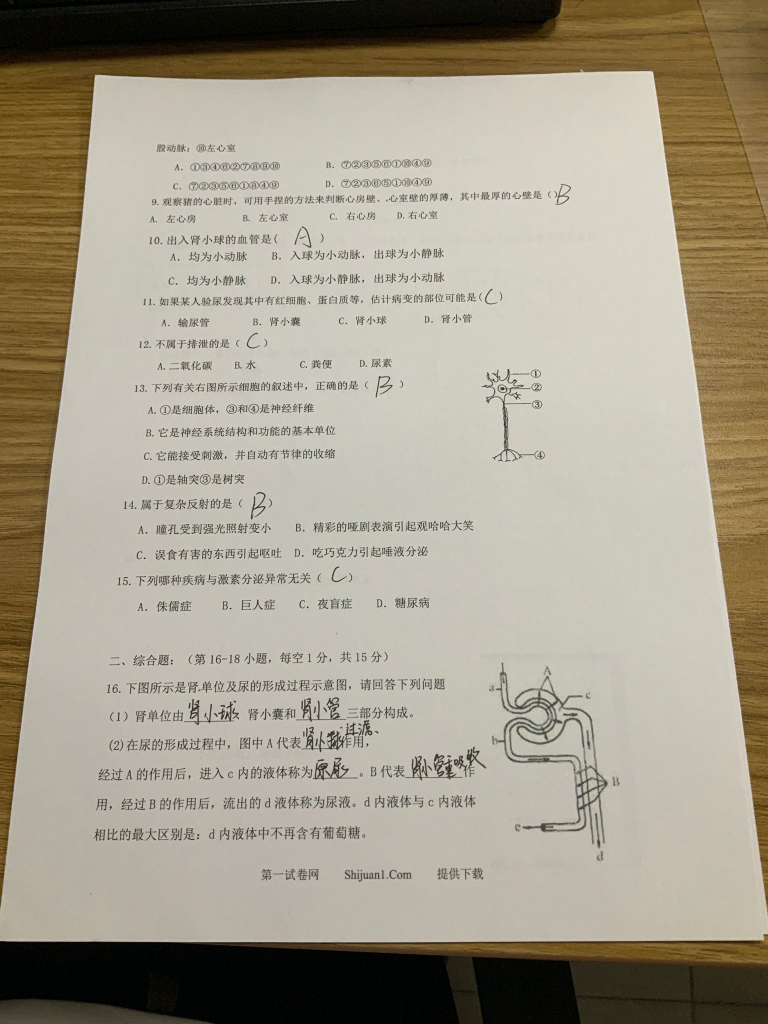
#> input picture test_image/1.png, 1536 x 2048 px (shown at 1/2 size)
$ python adjust_image_v2.py
#> lines starting #> are read from the running program, lines starting #| are printed output that depends on the picture; after the words box and inside, x2 and y2 are one past the last pixel; in counts of white or black regions, pixels touching at a corner belong together
# python3.7
# -*- coding: utf-8 -*-
# @Author : listen
# @Time   :
import os.path
import time
import numpy as np
from scipy import signal
import cv2
import numpy as np
from skimage.filters import threshold_local

def show_img(img):
    cv2.imshow(str(time.time()), img)
    cv2.waitKey(0)

def imread(path):
    # 用matplotlib的路径
    cv_img = cv2.imdecode(np.fromfile(path, dtype=np.uint8), 1)
    return cv_img

def gray(img):
    Threshold_img = cv2.cvtColor(img, cv2.COLOR_BGR2GRAY)
    return Threshold_img

def resize(img, beta=1):
    new_img = cv2.resize(img, (int(img.shape[1] * beta), int(img.shape[0] * beta)), 0, 0)
    return new_img

def findContours(img):
    """
    1. GaussianBlur, Canny 处理后的灰度图
    2. u2net 处理后的灰度图
    :param img:
    :return: contours: 轮廓坐标 list
             hierarchy: 轮廓之间的关系
    """
    contours, hierarchy = cv2.findContours(img, cv2.RETR_EXTERNAL, cv2.CHAIN_APPROX_SIMPLE)  # FIND ALL CONTOURS
    return contours, hierarchy

def drawContours(img, contours):
    """
    画轮廓
    :param img:
    :param contours: 轮廓坐标 list
    :return:
    """
    cv2.drawContours(img, contours, -1, (255, 255, 255), 3)
    return img

def biggestContour(contours, image_area):
    """
    找出最大的轮廓
    :param contours:
    :param image_area: 图片总面积
    :return:
    """
    biggest = np.array([])
    max_area = 0
    for i in contours:
        area = cv2.contourArea(i)
        if area > image_area * 0.5:
            peri = cv2.arcLength(i, True)
            approx = cv2.approxPolyDP(i, 0.02 * peri, True)
            if area > max_area and len(approx) == 4:
                biggest = approx
                max_area = area
    return biggest, max_area

def reorder(myPoints):
    myPoints = myPoints.reshape((4, 2))
    myPointsNew = np.zeros((4, 1, 2), dtype=np.int32)
    add = myPoints.sum(1)

    myPointsNew[0] = myPoints[np.argmin(add)]
    myPointsNew[3] = myPoints[np.argmax(add)]
    diff = np.diff(myPoints, axis=1)
    myPointsNew[1] = myPoints[np.argmin(diff)]
    myPointsNew[2] = myPoints[np.argmax(diff)]
    return myPointsNew

def drawRectangle(img, biggest, thickness):
    cv2.line(img, (biggest[0][0][0], biggest[0][0][1]),
             (biggest[1][0][0], biggest[1][0][1]), (0, 255, 0), thickness)
    cv2.line(img, (biggest[0][0][0], biggest[0][0][1]),
             (biggest[2][0][0], biggest[2][0][1]), (0, 255, 0), thickness)
    cv2.line(img, (biggest[3][0][0], biggest[3][0][1]),
             (biggest[2][0][0], biggest[2][0][1]), (0, 255, 0), thickness)
    cv2.line(img, (biggest[3][0][0], biggest[3][0][1]),
             (biggest[1][0][0], biggest[1][0][1]), (0, 255, 0), thickness)
    return img

def perspective_transform(org_img, contours):
    """
    透视变换
    :param img:
    :param contours:
    :return:
    """
    heigth, width = org_img.shape[0:2]
    biggest, maxArea = biggestContour(contours, heigth* width)
    if biggest.size != 0:
        biggest = reorder(biggest)  # 四个点
        cv2.drawContours(org_img, biggest, -1, (0, 255, 0), 5)  # DRAW THE BIGGEST CONTOUR
        ###
        # show_img(org_img)
        ###
        imgBigContour = drawRectangle(org_img, biggest, 2)  # utlis.drawRectangle(imgBigContour, biggest, 2)
        ###
        # show_img(imgBigContour)
        ###
        pts1 = np.float32(biggest)  # 扭曲准备点
        pts2 = np.float32([[0, 0], [width, 0], [0, heigth], [width, heigth]])  # 扭曲准备点
        # 变换
        matrix = cv2.getPerspectiveTransform(pts1, pts2)

        imgWarpColored = cv2.warpPerspective(org_img, matrix, (width, heigth))

        # REMOVE 20 PIXELS FORM EACH SIDE 删除边边
        imgWarpColored = imgWarpColored[50:imgWarpColored.shape[0] - 50,
                         50:imgWarpColored.shape[1] - 50]

        return imgWarpColored

def my_threshold(img, win=5, beta=0.9):
    if win % 2 == 0:
        win = win - 1
    kern = np.ones([win, win])
    sums = signal.correlate2d(img, kern, 'same')
    cnts = signal.correlate2d(np.ones_like(img), kern, 'same')
    means = sums // cnts
    img = np.where(img < means * beta, img - 50, img+25)
    img = np.where(img < 255, img, 255)
    """
    限制白
    """
    im_at_mean = np.array(img, dtype=np.uint8)
    return im_at_mean

def morphologyEx_open(img):
    """
    开运算
    :param img:
    :return:
    """
    kernel = np.ones((3, 3), np.uint8)
    closing_img = cv2.morphologyEx(img, cv2.MORPH_OPEN, kernel, iterations=1)
    return closing_img

def main():
    org_img = imread("./test_image/1.png")
#> in imread, cv_img is the input picture: shape (2048, 1536, 3); mean B, G, R 139.3, 156.4, 163.4
    show_img(org_img)
    ##
    u2net_img = imread("./test_image/u2net/1.png")
#> call 2 of imread, with path = './test_image/u2net/1.png'
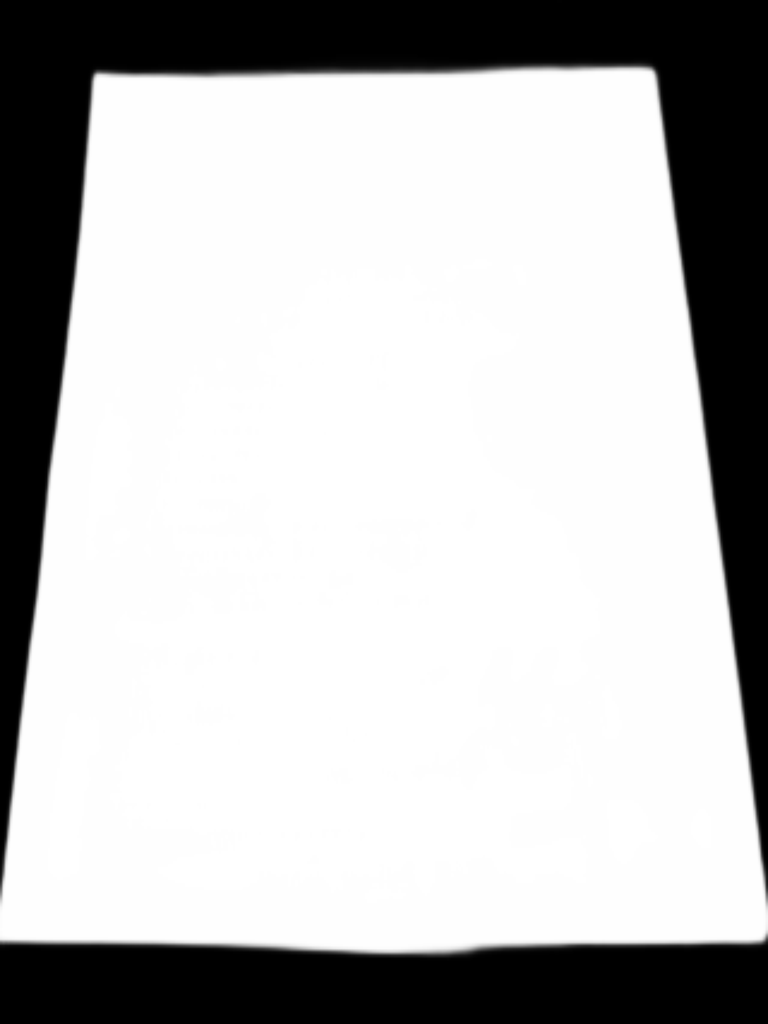
#> input picture test_image/u2net/1.png, 1536 x 2048 px (shown at 1/2 size)
#> in imread, cv_img is the input picture: shape (2048, 1536, 3); min 0, max 255, mean 189.2
    ##
    # 灰度图
    process_img = gray(org_img)
    # .......
    # 形态学处理、或u2net处理
    Threshold_img = gray(u2net_img)
    ret, Threshold_img = cv2.threshold(Threshold_img, 150, 255, cv2.THRESH_TRUNC)
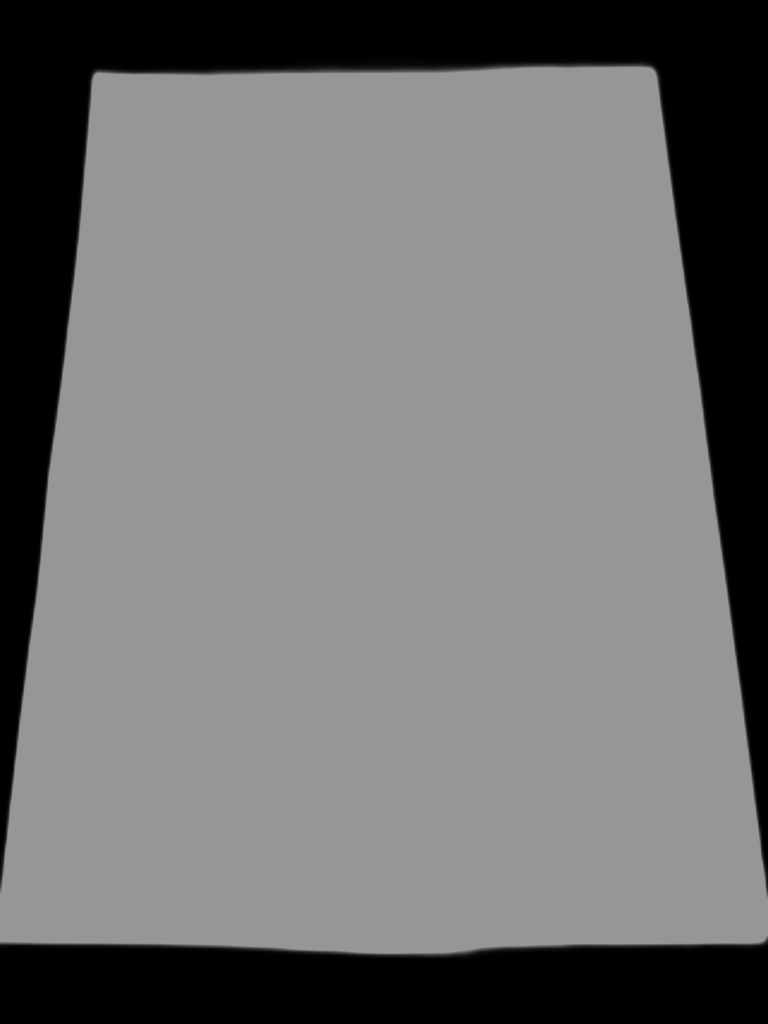
#> Threshold_img: shape (2048, 1536) (shown at 1/2 size); min 0, max 150, mean 112.4
    print(Threshold_img[200:250, 200:250])
#> (printed output is left out)
    # show_img(Threshold_img)
    # 找边缘
    contours, hierarchy = findContours(Threshold_img)
#> in findContours, `contours, hierarchy = cv2.findContours(img, cv2.RETR_EXTERNAL, cv2.CHA..`: contours = 2 contours; box (x1, y1, x2, y2) and area: (0, 109, 1536, 1922) 2418798, (1114, 0, 1123, 6) 40
    # draw_img1 = drawContours(process_img, contours)
    # draw_img2 = drawContours(Threshold_img, contours)

    transform_img1 = perspective_transform(process_img, contours)  # upload_img
#> the loop in biggestContour, `for i in contours:` made 2 passes
#> (area, peri, biggest, max_area) on pass 1: (2418797.5, 6556.2, [[187, 128], [0, 1901], [1535, 1900], [1319, 128]], 2418797.5)
#> (i, area) on pass 2: ([[1114, 0], [1114, 5], [1122, 5], [1122, 0]], 40)
#> after the loop in biggestContour, `for i in contours:`: max_area = 2418797.5
#> in perspective_transform, `biggest, maxArea = biggestContour(contours, heigth* width)`: biggest = [[187, 128], [0, 1901], [1535, 1900], [1319, 128]]; maxArea = 2418797.5
#> in reorder, `myPoints = myPoints.reshape((4, 2))`: myPoints = [[187, 128], [0, 1901], [1535, 1900], [1319, 128]]
#> in reorder, `add = myPoints.sum(1)`: add = [315, 1901, 3435, 1447]
#> in reorder, `diff = np.diff(myPoints, axis=1)`: diff = [-59, 1901, 365, -1191]
#> in perspective_transform, `biggest = reorder(biggest)`: biggest = [[187, 128], [1319, 128], [0, 1901], [1535, 1900]]
#> in drawRectangle, `cv2.line(img, (biggest[3][0][0], biggest[3][0][1]), (biggest[1][0][0],..`:
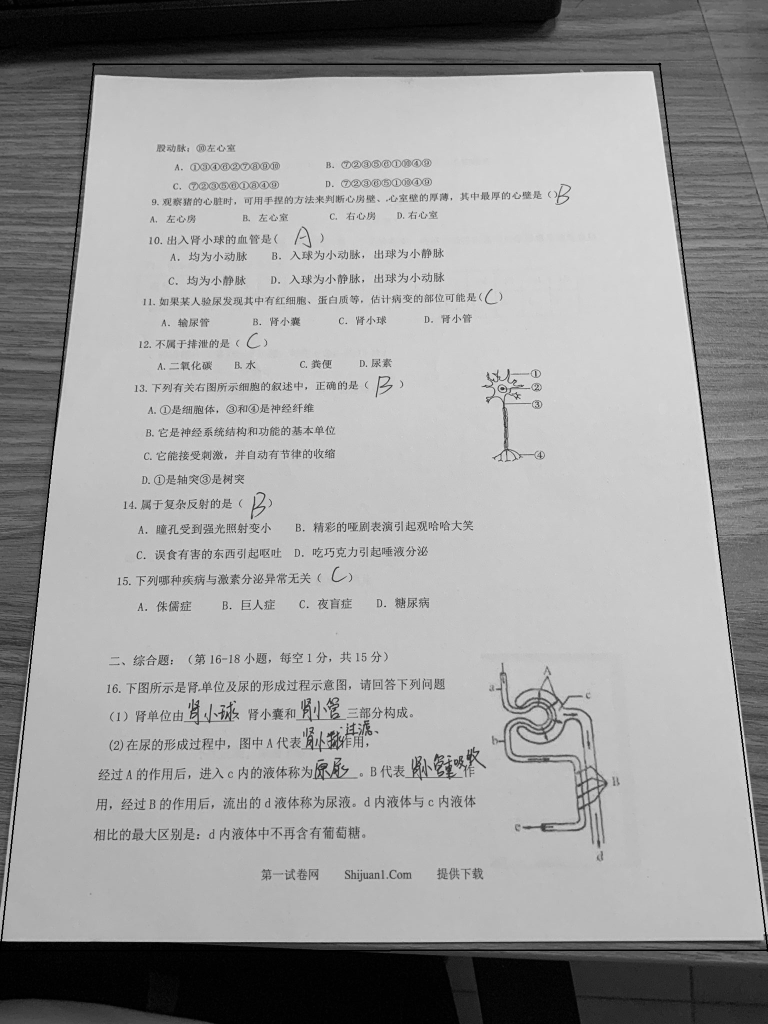
#> img: shape (2048, 1536) (shown at 1/2 size); min 0, max 244, mean 155.9
#> in perspective_transform, `matrix = cv2.getPerspectiveTransform(pts1, pts2)`: matrix = [[1.39, 0.147, -279.1], [-2.22e-16, 1.61, -205.8], [-3.77e-07, 0.000206, 1]]
#> in perspective_transform, `imgWarpColored = imgWarpColored[50:imgWarpColored.shape[0] - 50, 50:im..`:
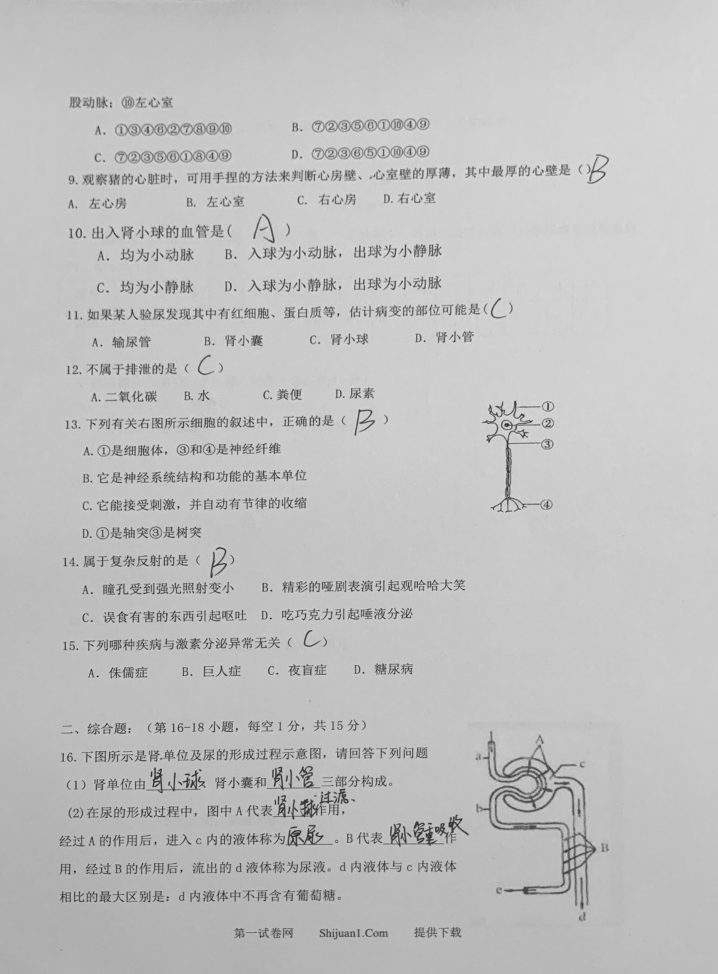
#> imgWarpColored: shape (1948, 1436) (shown at 1/2 size); min 14, max 241, mean 191.9
    show_img(transform_img1)
    fiall_img1 = my_threshold(morphologyEx_open(transform_img1))
#> in my_threshold, `kern = np.ones([win, win])`: kern = [[1, 1, 1, 1, 1], [1, 1, 1, 1, 1], [1, 1, 1, 1, 1], [1, 1, 1, 1, 1], [1, 1, 1, 1, 1]]
#> in my_threshold, `cnts = signal.correlate2d(np.ones_like(img), kern, 'same')`:
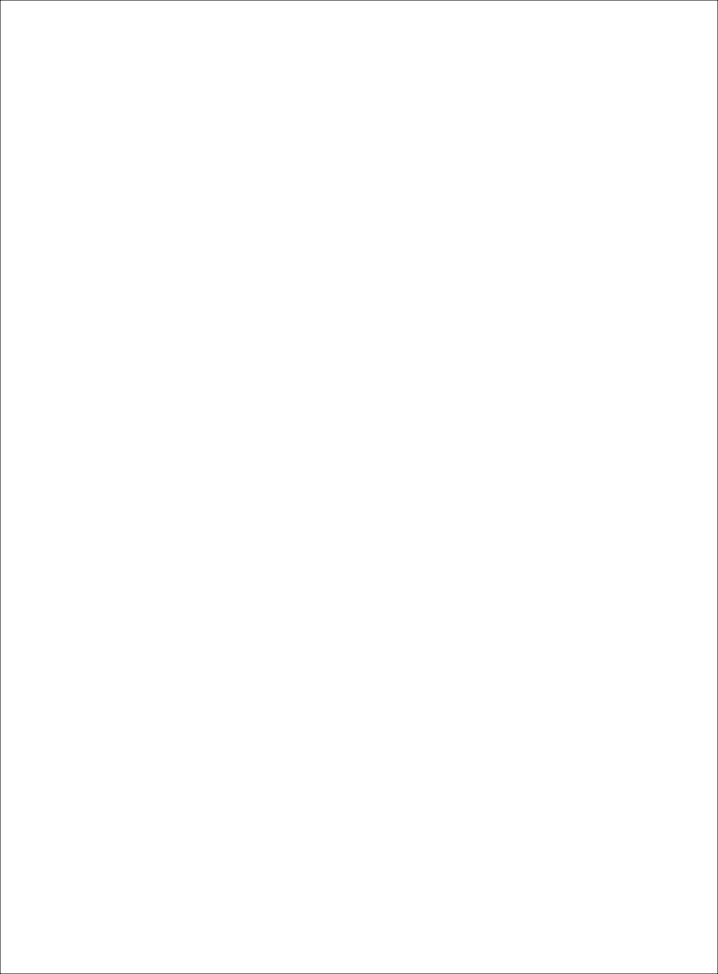
#> cnts: shape (1948, 1436) float64 (shown at 1/2 size); min 9, max 25, mean 25; drawn with min black and max white
#> in my_threshold, `img = np.where(img < means * beta, img - 50, img+25)`:
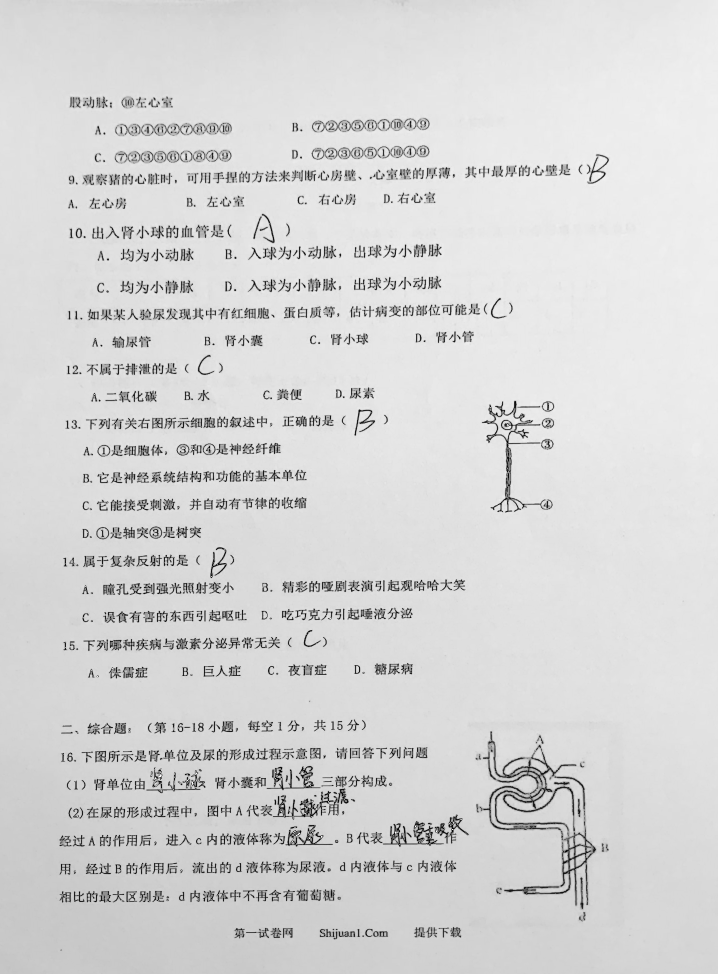
#> img: shape (1948, 1436) (shown at 1/2 size); min 0, max 255, mean 213.7
    fiall_img2 = morphologyEx_open(my_threshold(transform_img1))
    show_img(fiall_img1)
    show_img(fiall_img2)
    return transform_img1


if __name__ == "__main__":
    main()
